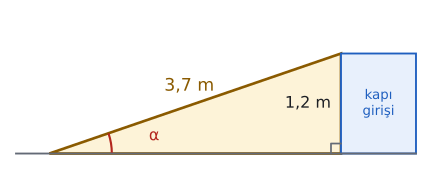

Recreate this plot in Python.
import sys; sys.path.insert(0, "tools")
from cizim import *

def P(x, y): return np.array([x, y], float)
def uz(A, B): return float(np.linalg.norm(A - B))
def olc(K, A, B):
    u, v = A - K, B - K
    return round(float(np.degrees(np.arccos(np.dot(u, v) / np.linalg.norm(u) / np.linalg.norm(v)))), 3)
def kenar(ax, A, B, metin, G, d=0.4, renk=YAZI, fs=13):
    """[AB] kenarının ortasına, G noktasından uzak tarafa etiket."""
    M = (A + B) / 2; t = (B - A) / uz(A, B); n = np.array([-t[1], t[0]])
    if np.dot(n, M - G) < 0: n = -n
    ax.text(*(M + d * n), metin, ha="center", va="center", color=renk, fontsize=fs)
def dik(ax, K, A, B, s=0.3):
    """K köşesinde dik açı işareti."""
    u = (A - K) / uz(A, K) * s; v = (B - K) / uz(B, K) * s
    ax.plot(*zip(K + u, K + u + v, K + v), color=SOLUK, lw=1.3)
def ad(ax, K, metin, G, d=0.4, renk=YAZI):
    """Köşe adını G'den uzak tarafa yazar."""
    n = (K - G) / uz(K, G); ax.plot(*K, "o", color=renk, markersize=5, zorder=5)
    ax.text(*(K + d * n), metin, ha="center", va="center", color=renk, fontsize=13)

# Alıştırma soru 8: rampa uzunluğu 3,7 m, yükseklik 1,2 m (yatay 3,5 m), α rampanın yerle açısı.
O, Y, T = P(0, 0), P(3.5, 0), P(3.5, 1.2); G = (O + Y + T) / 3
print("rampa", uz(O, T), "Y", olc(Y, O, T))
fig, ax = sekil(5.6, 2.6); ax.set_aspect("equal"); ax.axis("off")
ax.plot([-0.4, 4.4], [0, 0], color=SOLUK, lw=1.4)
ax.add_patch(patches.Polygon([O, Y, T], closed=True, facecolor=SARI_ACIK, edgecolor=SARI, lw=2))
ax.add_patch(patches.Rectangle((3.5, 0), 0.9, 1.2, facecolor=MAVI_ACIK, edgecolor=MAVI, lw=1.4))
ax.text(3.95, 0.6, "kapı\ngirişi", ha="center", va="center", color=MAVI, fontsize=10)
dik(ax, Y, O, T, s=0.12)
aci(ax, O, Y, T, r=0.75, ad="α", renk=KIRMIZI)
kenar(ax, O, T, "3,7 m", G, d=0.22, renk=SARI)
ax.text(3.38, 0.6, "1,2 m", ha="right", va="center", fontsize=12)
ax.set_xlim(-0.5, 4.5); ax.set_ylim(-0.25, 1.75)
kaydet(fig, __file__)
